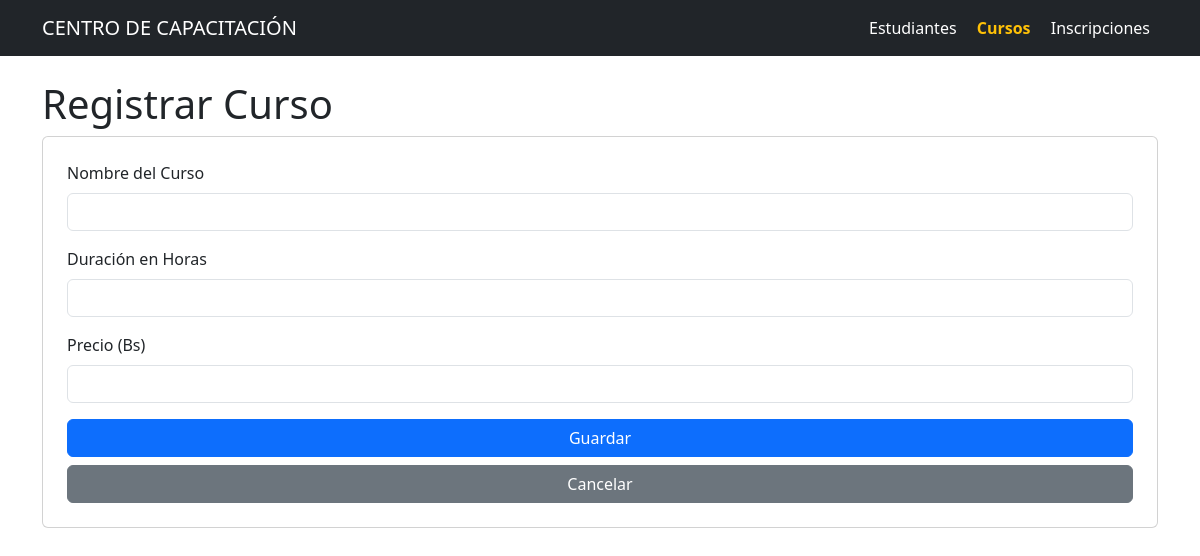
Before: /cursos/editar/1 with the older database file.
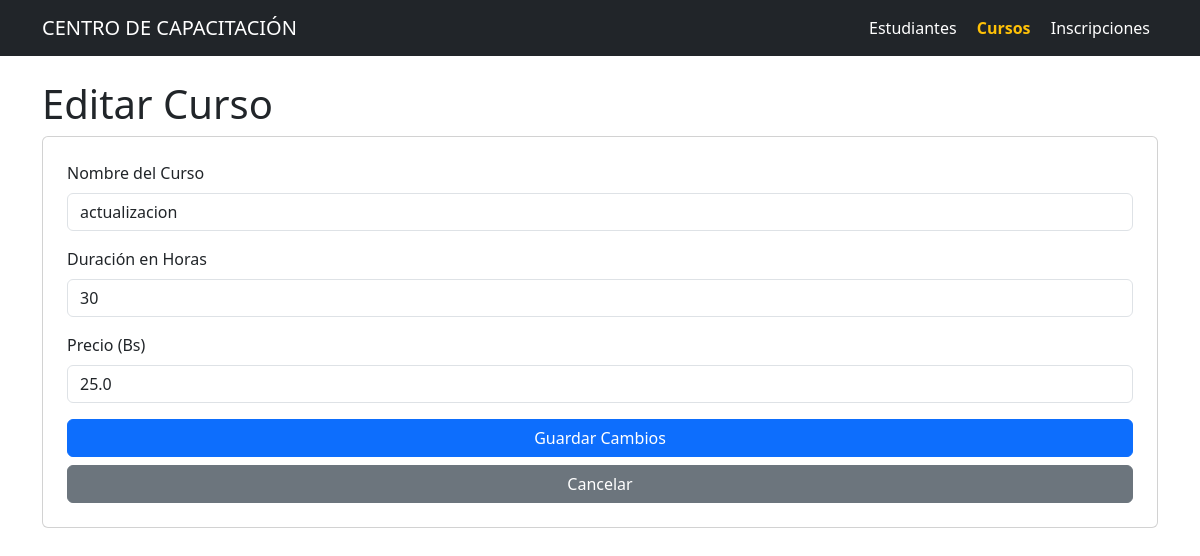
After: the same page with the newer database file.
### tables this page shows
CREATE TABLE cursos (
            id INTEGER PRIMARY KEY,
            nombre_curso TEXT NOT NULL,
            duracion_horas INTEGER,
            precio REAL
        );

### app.py (the view, shortened to what this page needs)
@app.route('/cursos/editar/<int:id>', methods=['GET','POST'])
def editar_curso(id):
    conn = sqlite3.connect(RUTA_BD)
    conn.row_factory = sqlite3.Row
    c = conn.cursor()
    c.execute("SELECT * FROM cursos WHERE id = ?", (id,))
    curso = c.fetchone()
    conn.close()
    return render_template('form_curso.html', curso=curso)

### templates/form_curso.html
{% extends "base.html" %}
{% block contenido %}
<h1>{% if curso %}Editar Curso{% else %}Registrar Curso{% endif %}</h1>
<form method="post" class="card p-4">
    <div class="mb-3">
        <label class="form-label">Nombre del Curso</label>
        <input type="text" name="nombre_curso" class="form-control" required
               value="{% if curso %}{{ curso.nombre_curso }}{% endif %}">
    </div>
    <div class="mb-3">
        <label class="form-label">Duración en Horas</label>
        <input type="number" name="duracion_horas" class="form-control" required
               value="{% if curso %}{{ curso.duracion_horas }}{% endif %}">
    </div>
    <div class="mb-3">
        <label class="form-label">Precio (Bs)</label>
        <input type="number" step="0.01" name="precio" class="form-control" required
               value="{% if curso %}{{ curso.precio }}{% endif %}">
    </div>
    <button type="submit" class="btn btn-primary">
        {% if curso %}Guardar Cambios{% else %}Guardar{% endif %}
    </button>
    <a href="{{ url_for('lista_cursos') }}" class="btn btn-secondary mt-2">Cancelar</a>
</form>
{% endblock %}

Changed rows visible on the page:
added cursos: nombre_curso "actualizacion", duracion_horas "30", precio "25.0"
Other visible differences:
text no longer shown: "Registrar Curso Guardar"
text now shown: "Editar Curso Guardar Cambios"
